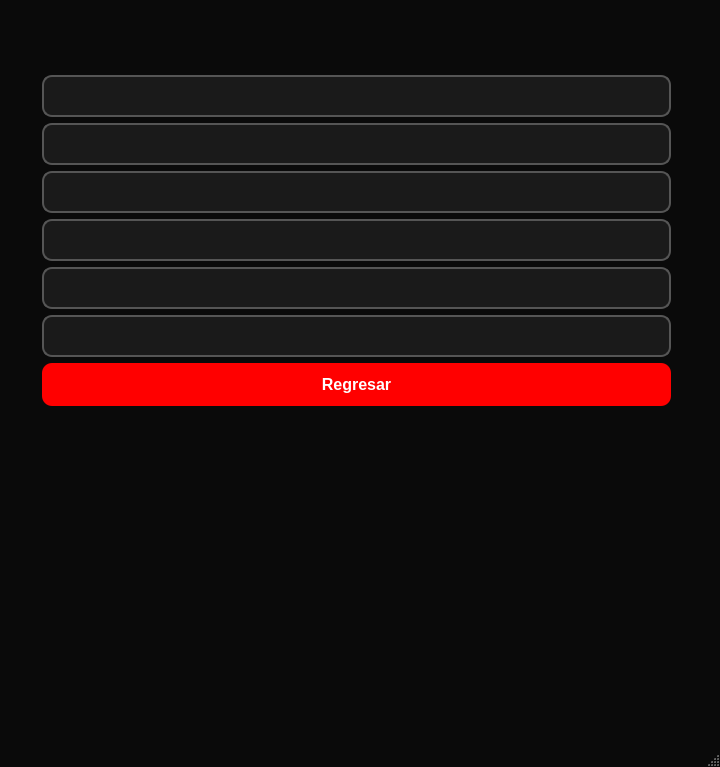
<?xml version="1.0" encoding="UTF-8"?>
<ui version="4.0">
 <class>Login</class>
 <widget class="QMainWindow" name="Login">
  <property name="geometry">
   <rect>
    <x>0</x>
    <y>0</y>
    <width>720</width>
    <height>767</height>
   </rect>
  </property>
  <property name="minimumSize">
   <size>
    <width>600</width>
    <height>500</height>
   </size>
  </property>
  <property name="windowTitle">
   <string>MainWindow</string>
  </property>
  <property name="styleSheet">
   <string notr="true">/* =========================================
   1. FONDO DE LA VENTANA (MAINWINDOW)
   ========================================= */
QMainWindow, #centralwidget {
    background-color: #0a0a0a; /* Negro oscuro profundo */
}

/* =========================================
   2. TEXTOS (LABELS)
   ========================================= */
QLabel {
    color: #ffffff; /* Texto blanco */
}

/* =========================================
   3. CAJAS DE TEXTO (USUARIO Y CONTRASEÑA)
   ========================================= */
QLineEdit {
    background-color: rgba(30, 30, 30, 200); /* Gris oscuro semi-transparente */
    border: 2px solid #555555; /* Borde gris apagado por defecto */
    border-radius: 10px; /* Esquinas redondeadas */
    color: #ffffff; /* Letras blancas al escribir */
    padding: 10px;
    font-size: 14px;
}

/* Efecto Neón cuando le das clic a la caja para escribir */
QLineEdit:focus {
    border: 2px solid #ff0000; /* Borde rojo brillante */
    background-color: rgba(50, 20, 20, 200); /* Un ligero tono rojizo en el fondo */
}

/* =========================================
   4. BOTÓN PRINCIPAL (ENTRAR)
   ========================================= */
QPushButton {
    background-color: #ff0000; /* Rojo sólido ZoomFit */
    color: white;
    border-radius: 10px;
    padding: 12px;
    font-size: 16px;
    font-weight: bold;
}

/* Efecto cuando pasas el mouse por encima del botón */
QPushButton:hover {
    background-color: #cc0000; /* Rojo más oscuro para dar efecto de clic */
}</string>
  </property>
  <widget class="QWidget" name="centralwidget">
   <layout class="QVBoxLayout" name="verticalLayout_2">
    <item>
     <layout class="QVBoxLayout" name="verticalLayout">
      <item>
       <layout class="QHBoxLayout" name="horizontalLayout_2">
        <item>
         <spacer name="horizontalSpacer">
          <property name="orientation">
           <enum>Qt::Horizontal</enum>
          </property>
          <property name="sizeType">
           <enum>QSizePolicy::MinimumExpanding</enum>
          </property>
          <property name="sizeHint" stdset="0">
           <size>
            <width>40</width>
            <height>20</height>
           </size>
          </property>
         </spacer>
        </item>
        <item>
         <widget class="QLabel" name="infpc">
          <property name="text">
           <string/>
          </property>
          <property name="pixmap">
           <pixmap>../img/infpersonal2.png</pixmap>
          </property>
         </widget>
        </item>
        <item>
         <spacer name="horizontalSpacer_2">
          <property name="orientation">
           <enum>Qt::Horizontal</enum>
          </property>
          <property name="sizeType">
           <enum>QSizePolicy::Expanding</enum>
          </property>
          <property name="sizeHint" stdset="0">
           <size>
            <width>40</width>
            <height>20</height>
           </size>
          </property>
         </spacer>
        </item>
       </layout>
      </item>
      <item>
       <spacer name="verticalSpacer">
        <property name="orientation">
         <enum>Qt::Vertical</enum>
        </property>
        <property name="sizeHint" stdset="0">
         <size>
          <width>20</width>
          <height>40</height>
         </size>
        </property>
       </spacer>
      </item>
      <item>
       <layout class="QHBoxLayout" name="horizontalLayout_9">
        <item>
         <spacer name="horizontalSpacer_3">
          <property name="orientation">
           <enum>Qt::Horizontal</enum>
          </property>
          <property name="sizeType">
           <enum>QSizePolicy::Maximum</enum>
          </property>
          <property name="sizeHint" stdset="0">
           <size>
            <width>20</width>
            <height>20</height>
           </size>
          </property>
         </spacer>
        </item>
        <item>
         <layout class="QGridLayout" name="gridLayout">
          <item row="7" column="2">
           <widget class="QPushButton" name="regresar">
            <property name="minimumSize">
             <size>
              <width>5</width>
              <height>40</height>
             </size>
            </property>
            <property name="font">
             <font>
              <pointsize>-1</pointsize>
              <weight>75</weight>
              <bold>true</bold>
             </font>
            </property>
            <property name="text">
             <string>Regresar</string>
            </property>
           </widget>
          </item>
          <item row="0" column="2">
           <widget class="QLineEdit" name="user">
            <property name="minimumSize">
             <size>
              <width>5</width>
              <height>40</height>
             </size>
            </property>
            <property name="readOnly">
             <bool>true</bool>
            </property>
           </widget>
          </item>
          <item row="1" column="2">
           <widget class="QLineEdit" name="tele">
            <property name="minimumSize">
             <size>
              <width>5</width>
              <height>40</height>
             </size>
            </property>
            <property name="readOnly">
             <bool>true</bool>
            </property>
           </widget>
          </item>
          <item row="5" column="2">
           <widget class="QLineEdit" name="genero">
            <property name="minimumSize">
             <size>
              <width>5</width>
              <height>40</height>
             </size>
            </property>
            <property name="readOnly">
             <bool>true</bool>
            </property>
           </widget>
          </item>
          <item row="4" column="2">
           <widget class="QLineEdit" name="fecha">
            <property name="minimumSize">
             <size>
              <width>5</width>
              <height>40</height>
             </size>
            </property>
            <property name="readOnly">
             <bool>true</bool>
            </property>
           </widget>
          </item>
          <item row="2" column="2">
           <widget class="QLineEdit" name="membresia">
            <property name="minimumSize">
             <size>
              <width>5</width>
              <height>40</height>
             </size>
            </property>
            <property name="readOnly">
             <bool>true</bool>
            </property>
           </widget>
          </item>
          <item row="3" column="2">
           <widget class="QLineEdit" name="email">
            <property name="minimumSize">
             <size>
              <width>5</width>
              <height>40</height>
             </size>
            </property>
            <property name="readOnly">
             <bool>true</bool>
            </property>
           </widget>
          </item>
          <item row="0" column="1">
           <widget class="QLabel" name="us">
            <property name="layoutDirection">
             <enum>Qt::RightToLeft</enum>
            </property>
            <property name="text">
             <string/>
            </property>
            <property name="pixmap">
             <pixmap>../img/icons8-usuario-24.png</pixmap>
            </property>
           </widget>
          </item>
          <item row="2" column="1">
           <widget class="QLabel" name="tar">
            <property name="layoutDirection">
             <enum>Qt::RightToLeft</enum>
            </property>
            <property name="text">
             <string/>
            </property>
            <property name="pixmap">
             <pixmap>../img/icons8-tarjeta-de-identificación-32.png</pixmap>
            </property>
           </widget>
          </item>
          <item row="1" column="1">
           <widget class="QLabel" name="te">
            <property name="layoutDirection">
             <enum>Qt::RightToLeft</enum>
            </property>
            <property name="text">
             <string/>
            </property>
            <property name="pixmap">
             <pixmap>../img/icons8-mensaje-de-telefono-30.png</pixmap>
            </property>
           </widget>
          </item>
          <item row="3" column="1">
           <widget class="QLabel" name="em">
            <property name="layoutDirection">
             <enum>Qt::RightToLeft</enum>
            </property>
            <property name="text">
             <string/>
            </property>
            <property name="pixmap">
             <pixmap>../img/icons8-nuevo-post-30.png</pixmap>
            </property>
           </widget>
          </item>
          <item row="4" column="1">
           <widget class="QLabel" name="cal">
            <property name="layoutDirection">
             <enum>Qt::RightToLeft</enum>
            </property>
            <property name="text">
             <string/>
            </property>
            <property name="pixmap">
             <pixmap>../img/icons8-fecha-24.png</pixmap>
            </property>
           </widget>
          </item>
          <item row="5" column="1">
           <widget class="QLabel" name="gen">
            <property name="layoutDirection">
             <enum>Qt::RightToLeft</enum>
            </property>
            <property name="text">
             <string/>
            </property>
            <property name="pixmap">
             <pixmap>../img/icons8-relación-32.png</pixmap>
            </property>
           </widget>
          </item>
         </layout>
        </item>
        <item>
         <spacer name="horizontalSpacer_4">
          <property name="orientation">
           <enum>Qt::Horizontal</enum>
          </property>
          <property name="sizeType">
           <enum>QSizePolicy::Maximum</enum>
          </property>
          <property name="sizeHint" stdset="0">
           <size>
            <width>40</width>
            <height>20</height>
           </size>
          </property>
         </spacer>
        </item>
       </layout>
      </item>
     </layout>
    </item>
    <item>
     <spacer name="verticalSpacer_2">
      <property name="orientation">
       <enum>Qt::Vertical</enum>
      </property>
      <property name="sizeHint" stdset="0">
       <size>
        <width>20</width>
        <height>40</height>
       </size>
      </property>
     </spacer>
    </item>
   </layout>
  </widget>
  <widget class="QStatusBar" name="statusbar"/>
 </widget>
 <resources/>
 <connections/>
</ui>
